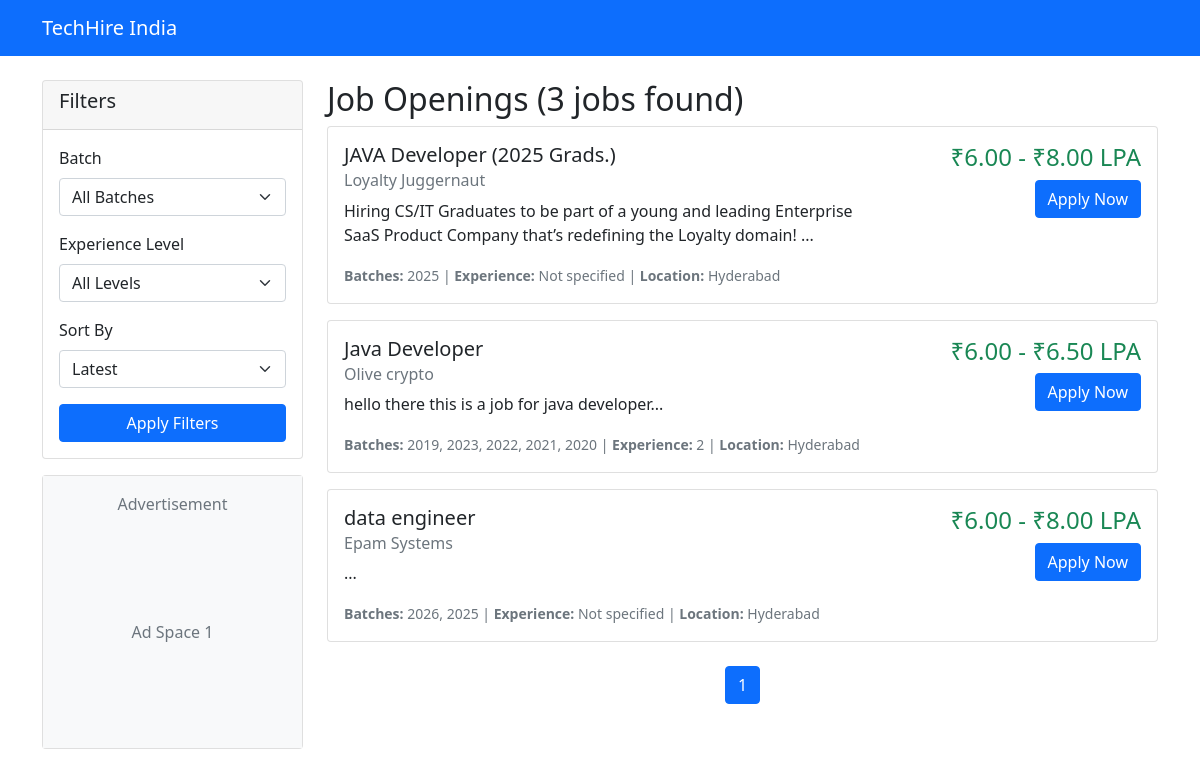
The page / on the database its author committed.
### app/models.py (models this page shows, shortened)
class Job(db.Model):
    id = db.Column(db.Integer, primary_key=True)
    title = db.Column(db.String(200), nullable=False)
    company = db.Column(db.String(200), nullable=False)
    description = db.Column(db.Text)
    apply_link = db.Column(db.String(500), nullable=False)
    location = db.Column(db.String(200))
    min_experience = db.Column(db.Integer)
    max_experience = db.Column(db.Integer)  # NEW FIELD
    package_min = db.Column(db.Float)
    package_max = db.Column(db.Float)
    posted_date = db.Column(db.DateTime, default=datetime.utcnow)
    is_active = db.Column(db.Boolean, default=True)
    batches = db.relationship('Batch', secondary=job_batches, backref='jobs')
    @property
    def package_range(self):
        if self.package_min and self.package_max:
            return f"₹{self.package_min:.2f} - ₹{self.package_max:.2f} LPA"
        return "Not specified"

class Batch(db.Model):
    id = db.Column(db.Integer, primary_key=True)
    name = db.Column(db.String(50), unique=True, nullable=False)

### app/routes/main.py (the view)
@bp.route('/')
def index():
    page = request.args.get('page', 1, type=int)
    batch_filter = request.args.get('batch', None)
    experience = request.args.get('experience', None)
    sort = request.args.get('sort', 'latest')
    query = Job.query.filter_by(is_active=True)
    if batch_filter:
        query = query.join(Job.batches).filter(Batch.name == batch_filter)
    if experience and experience.isdigit():
        exp_value = int(experience)
        query = query.filter(
            (Job.min_experience <= exp_value) &
            ((Job.max_experience >= exp_value) | (Job.max_experience == None))
        )
    if sort == 'package_high':
        query = query.order_by(Job.package_max.desc(), Job.package_min.desc())
    elif sort == 'package_low':
        query = query.order_by(Job.package_min.asc(), Job.package_max.asc())
    else:
        query = query.order_by(Job.posted_date.desc())
    jobs = query.paginate(page=page, per_page=8)
    all_batches = Batch.query.all()
    batches = sorted(
        list(set([b.name for b in all_batches if ',' not in b.name])),
        reverse=True
    )
    experiences = ['0', '1', '2', '3', '4', '5']
    return render_template(
        'index.html',
        jobs=jobs,
        batches=batches,
        experiences=experiences,
        current_batch=batch_filter,
        current_experience=experience,
        current_sort=sort
    )

### templates/index.html (shortened to what this page needs)
{% extends "base.html" %}
{% block content %}
<div class="row">
    <div class="col-md-3">
        <div class="card">
            <div class="card-header">
                <h5>Filters</h5>
            </div>
            <div class="card-body">
                <form method="GET">
                    <div class="mb-3">
                     <label class="form-label">Batch</label>
                       <select name="batch" class="form-select">
                         <option value="">All Batches</option>
                       </select>
                      </div>
                    <div class="mb-3">
                       <label class="form-label">Experience Level</label>
                         <select name="experience" class="form-select">
                            <option value="">All Levels</option>
                          </select>
                    </div>
                    <div class="mb-3">
                        <label class="form-label">Sort By</label>
                        <select name="sort" class="form-select">
                            <option value="latest" {% if current_sort == 'latest' %}selected{% endif %}>Latest</option>
                        </select>
                    </div>
                    <button type="submit" class="btn btn-primary w-100">Apply Filters</button>
                </form>
            </div>
        </div>
        <div class="card mt-3">
            <div class="card-body text-center bg-light">
                <p class="text-muted">Advertisement</p>
                <div style="height: 200px; background: #f8f9fa; display: flex; align-items: center; justify-content: center;">
                    <span class="text-muted">Ad Space 1</span>
                </div>
            </div>
        </div>
    </div>
    <div class="col-md-9">
        <h2>Job Openings ({{ jobs.items|length }} jobs found)</h2>
        {% for job in jobs.items %}
            <div class="card mb-3">
                <div class="card-body">
                    <div class="row">
                        <div class="col-md-8">
                            <h5 class="card-title">{{ job.title }}</h5>
                            <h6 class="card-subtitle mb-2 text-muted">{{ job.company }}</h6>
                            <p class="card-text">{{ job.description[:150] }}...</p>
                            <small class="text-muted">
                                <strong>Batches:</strong>
                                {% for batch in job.batches %}
                                    {{ batch.name }}{% if not loop.last %}, {% endif %}
                                {% endfor %}
                                | <strong>Experience:</strong> {{ job.min_experience or "Not specified" }}
                                | <strong>Location:</strong> {{ job.location or "Not specified" }}
                            </small>
                        </div>
                        <div class="col-md-4 text-end">
                            <h4 class="text-success">{{ job.package_range }}</h4>
                            <a href="{{ job.apply_link }}" target="_blank" class="btn btn-primary">Apply Now</a>
                        </div>
                    </div>
                </div>
            </div>
        {% endfor %}
        <nav aria-label="Page navigation">
            <ul class="pagination justify-content-center mt-4">
                {% for page_num in jobs.iter_pages(left_edge=1, right_edge=1, left_current=2, right_current=2) %}
                    {% if page_num %}
                        <li class="page-item {% if page_num == jobs.page %}active{% endif %}">
                            <a class="page-link" href="{{ url_for('main.index', page=page_num, batch=current_batch, experience=current_experience, sort=current_sort) }}">{{ page_num }}</a>
                        </li>
                    {% else %}
                        <li class="page-item disabled"><span class="page-link">…</span></li>
                    {% endif %}
                {% endfor %}
            </ul>
        </nav>
    </div>
</div>
{% endblock %}

### templates/base.html (shortened to what this page needs)
<!DOCTYPE html>
<html lang="en">
<head>
    <link href="https://cdn.jsdelivr.net/npm/bootstrap@5.1.3/dist/css/bootstrap.min.css" rel="stylesheet">
</head>
<body>
    <nav class="navbar navbar-expand-lg navbar-dark bg-primary">
        <div class="container">
            <a class="navbar-brand" href="/">TechHire India</a>
        </div>
    </nav>
    <div class="container mt-4">
        {% block content %}{% endblock %}
    </div>
</body>
</html>

### rows shown on the page
Job: title "JAVA Developer (2025 Grads.)", company "Loyalty Juggernaut", description "Hiring CS/IT Graduates to be part of a young and leading Enterprise SaaS Product Company that’s redefining the Loyalty domain!", min_experience "Not specified", location "Hyderabad", package_range "₹6.00 - ₹8.00 LPA"
Batch: name "2025"
Job: title "Java Developer", company "Olive crypto", description "hello there this is a job for java developer", min_experience "2", location "Hyderabad", package_range "₹6.00 - ₹6.50 LPA"
Batch: name "2019"
Batch: name "2023"
Batch: name "2022"
Batch: name "2021"
Batch: name "2020"
Job: title "data engineer", company "Epam Systems", min_experience "Not specified", location "Hyderabad", package_range "₹6.00 - ₹8.00 LPA"
Batch: name "2026"

### other values the page prints
{{ jobs.items|length }} "3"
{{ page_num }} "1"
